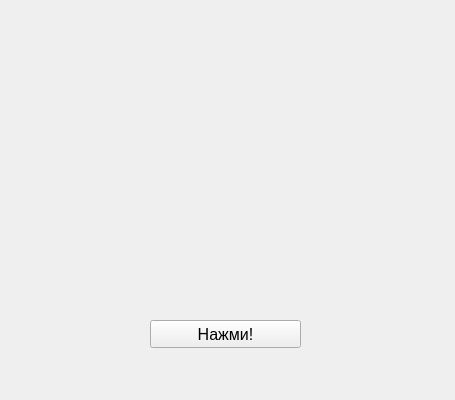
<?xml version="1.0" encoding="UTF-8"?>
<ui version="4.0">
 <class>Form</class>
 <widget class="QWidget" name="Form">
  <property name="geometry">
   <rect>
    <x>0</x>
    <y>0</y>
    <width>455</width>
    <height>400</height>
   </rect>
  </property>
  <property name="font">
   <font>
    <pointsize>12</pointsize>
   </font>
  </property>
  <property name="windowTitle">
   <string>Кнопка</string>
  </property>
  <widget class="QPushButton" name="pushButton">
   <property name="geometry">
    <rect>
     <x>150</x>
     <y>320</y>
     <width>151</width>
     <height>28</height>
    </rect>
   </property>
   <property name="text">
    <string>Нажми!</string>
   </property>
  </widget>
 </widget>
 <resources/>
 <connections/>
</ui>
